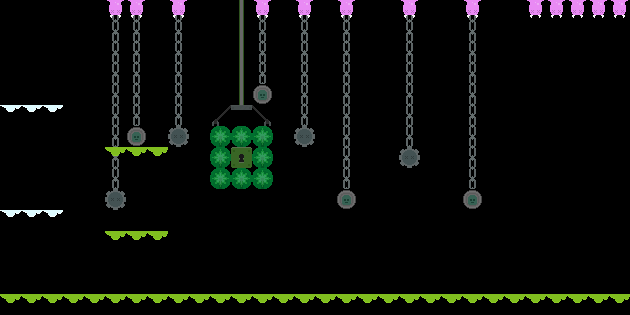

The image is a tile-based game level rendered from a .tmx file. Its description and complete source (layers, tilesets, objects, tile grids) follow:
An orthogonal 30x15 tile map with 21x21 px tiles, 5 tile layers (Capa de patrones 5, Capa de patrones 4, Capa de patrones 3, Capa de patrones 2, ...).

<map version="1.2" tiledversion="1.3.5" orientation="orthogonal" renderorder="right-down" width="30" height="15" tilewidth="21" tileheight="21" infinite="0" nextlayerid="7" nextobjectid="6">
 <tileset firstgid="1" source="../e4-JohnSnow/sprites.tsx" />
 <layer id="5" name="Capa de patrones 5" width="30" height="15" opacity="0.4">
  <data encoding="csv">
0,0,0,0,0,0,0,0,0,0,0,864,0,0,0,0,0,0,0,0,0,0,0,0,0,0,0,0,0,0,
0,0,0,0,0,0,0,0,0,0,0,864,0,0,0,0,0,0,0,0,0,0,0,0,0,0,0,0,0,0,
0,0,0,0,0,0,0,0,0,0,0,864,0,0,0,0,0,0,0,0,0,0,0,0,0,0,0,0,0,0,
0,0,0,0,0,0,0,0,0,0,0,864,0,0,0,0,0,0,0,0,0,0,0,0,0,0,0,0,0,0,
0,0,0,0,0,0,0,0,0,0,0,864,0,0,0,0,0,0,0,0,0,0,0,0,0,0,0,0,0,0,
0,0,0,0,0,0,0,0,0,0,830,801,829,0,0,0,0,0,0,0,0,0,0,0,0,0,0,0,0,0,
0,0,0,0,0,0,0,0,0,0,868,868,868,0,0,0,0,0,0,0,0,0,0,0,0,0,0,0,0,0,
0,0,0,0,0,0,0,0,0,0,868,0,868,0,0,0,0,0,0,0,0,0,0,0,0,0,0,0,0,0,
0,0,0,0,0,0,0,0,0,0,868,868,868,0,0,0,0,0,0,0,0,0,0,0,0,0,0,0,0,0,
0,0,0,0,0,0,0,0,0,0,0,0,0,0,0,0,0,0,0,0,0,0,0,0,0,0,0,0,0,0,
0,0,0,0,0,0,0,0,0,0,0,0,0,0,0,0,0,0,0,0,0,0,0,0,0,0,0,0,0,0,
0,0,0,0,0,0,0,0,0,0,0,0,0,0,0,0,0,0,0,0,0,0,0,0,0,0,0,0,0,0,
0,0,0,0,0,0,0,0,0,0,0,0,0,0,0,0,0,0,0,0,0,0,0,0,0,0,0,0,0,0,
0,0,0,0,0,0,0,0,0,0,0,0,0,0,0,0,0,0,0,0,0,0,0,0,0,0,0,0,0,0,
0,0,0,0,0,0,0,0,0,0,0,0,0,0,0,0,0,0,0,0,0,0,0,0,0,0,0,0,0,0
</data>
 </layer>
 <layer id="4" name="Capa de patrones 4" width="30" height="15" opacity="0.5">
  <data encoding="csv">
0,0,0,0,0,0,0,0,0,0,0,0,0,0,0,0,0,0,0,0,0,0,0,0,0,0,0,0,0,0,
0,0,0,0,0,0,0,0,0,0,0,0,0,0,0,0,0,0,0,0,0,0,0,0,0,0,0,0,0,0,
0,0,0,0,0,0,0,0,0,0,0,0,0,0,0,0,0,0,0,0,0,0,0,0,0,0,0,0,0,0,
0,0,0,0,0,0,0,0,0,0,0,0,0,0,0,0,0,0,0,0,0,0,0,0,0,0,0,0,0,0,
0,0,0,0,0,0,0,0,0,0,0,0,0,0,0,0,0,0,0,0,0,0,0,0,0,0,0,0,0,0,
0,0,0,0,0,0,0,0,0,0,0,0,0,0,0,0,0,0,0,0,0,0,0,0,0,0,0,0,0,0,
0,0,0,0,0,0,0,0,0,0,625,625,625,0,0,0,0,0,0,0,0,0,0,0,0,0,0,0,0,0,
0,0,0,0,0,0,0,0,0,0,625,196,625,0,0,0,0,0,0,0,0,0,0,0,0,0,0,0,0,0,
0,0,0,0,0,0,0,0,0,0,625,625,625,0,0,0,0,0,0,0,0,0,0,0,0,0,0,0,0,0,
0,0,0,0,0,0,0,0,0,0,0,0,0,0,0,0,0,0,0,0,0,0,0,0,0,0,0,0,0,0,
0,0,0,0,0,0,0,0,0,0,0,0,0,0,0,0,0,0,0,0,0,0,0,0,0,0,0,0,0,0,
0,0,0,0,0,0,0,0,0,0,0,0,0,0,0,0,0,0,0,0,0,0,0,0,0,0,0,0,0,0,
0,0,0,0,0,0,0,0,0,0,0,0,0,0,0,0,0,0,0,0,0,0,0,0,0,0,0,0,0,0,
0,0,0,0,0,0,0,0,0,0,0,0,0,0,0,0,0,0,0,0,0,0,0,0,0,0,0,0,0,0,
0,0,0,0,0,0,0,0,0,0,0,0,0,0,0,0,0,0,0,0,0,0,0,0,0,0,0,0,0,0
</data>
 </layer>
 <layer id="3" name="Capa de patrones 3" width="30" height="15" opacity="0.5">
  <data encoding="csv">
0,0,0,0,0,74,0,0,74,0,0,0,0,0,74,0,0,0,0,74,0,0,0,0,0,0,0,0,0,0,
0,0,0,0,0,74,0,0,74,0,0,0,0,0,74,0,0,0,0,74,0,0,0,0,0,0,0,0,0,0,
0,0,0,0,0,74,0,0,74,0,0,0,0,0,74,0,0,0,0,74,0,0,0,0,0,0,0,0,0,0,
0,0,0,0,0,74,0,0,74,0,0,0,0,0,74,0,0,0,0,74,0,0,0,0,0,0,0,0,0,0,
0,0,0,0,0,74,0,0,74,0,0,0,0,0,74,0,0,0,0,74,0,0,0,0,0,0,0,0,0,0,
0,0,0,0,0,74,0,0,74,0,0,0,0,0,74,0,0,0,0,74,0,0,0,0,0,0,0,0,0,0,
0,0,0,0,0,74,0,0,237,0,0,0,0,0,237,0,0,0,0,74,0,0,0,0,0,0,0,0,0,0,
0,0,0,0,0,74,0,0,0,0,0,0,0,0,0,0,0,0,0,237,0,0,0,0,0,0,0,0,0,0,
0,0,0,0,0,74,0,0,0,0,0,0,0,0,0,0,0,0,0,0,0,0,0,0,0,0,0,0,0,0,
0,0,0,0,0,237,0,0,0,0,0,0,0,0,0,0,0,0,0,0,0,0,0,0,0,0,0,0,0,0,
0,0,0,0,0,0,0,0,0,0,0,0,0,0,0,0,0,0,0,0,0,0,0,0,0,0,0,0,0,0,
0,0,0,0,0,0,0,0,0,0,0,0,0,0,0,0,0,0,0,0,0,0,0,0,0,0,0,0,0,0,
0,0,0,0,0,0,0,0,0,0,0,0,0,0,0,0,0,0,0,0,0,0,0,0,0,0,0,0,0,0,
0,0,0,0,0,0,0,0,0,0,0,0,0,0,0,0,0,0,0,0,0,0,0,0,0,0,0,0,0,0,
0,0,0,0,0,0,0,0,0,0,0,0,0,0,0,0,0,0,0,0,0,0,0,0,0,0,0,0,0,0
</data>
 </layer>
 <layer id="2" name="Capa de patrones 2" width="30" height="15" opacity="0.5">
  <data encoding="csv">
0,0,0,0,0,0,74,0,0,0,0,0,74,0,0,0,74,0,0,0,0,0,74,0,0,0,0,0,0,0,
0,0,0,0,0,0,74,0,0,0,0,0,74,0,0,0,74,0,0,0,0,0,74,0,0,0,0,0,0,0,
0,0,0,0,0,0,74,0,0,0,0,0,74,0,0,0,74,0,0,0,0,0,74,0,0,0,0,0,0,0,
0,0,0,0,0,0,74,0,0,0,0,0,74,0,0,0,74,0,0,0,0,0,74,0,0,0,0,0,0,0,
0,0,0,0,0,0,74,0,0,0,0,0,175,0,0,0,74,0,0,0,0,0,74,0,0,0,0,0,0,0,
0,0,0,0,0,0,74,0,0,0,0,0,0,0,0,0,74,0,0,0,0,0,74,0,0,0,0,0,0,0,
0,0,0,0,0,0,175,0,0,0,0,0,0,0,0,0,74,0,0,0,0,0,74,0,0,0,0,0,0,0,
0,0,0,0,0,0,0,0,0,0,0,0,0,0,0,0,74,0,0,0,0,0,74,0,0,0,0,0,0,0,
0,0,0,0,0,0,0,0,0,0,0,0,0,0,0,0,74,0,0,0,0,0,74,0,0,0,0,0,0,0,
0,0,0,0,0,0,0,0,0,0,0,0,0,0,0,0,175,0,0,0,0,0,175,0,0,0,0,0,0,0,
0,0,0,0,0,0,0,0,0,0,0,0,0,0,0,0,0,0,0,0,0,0,0,0,0,0,0,0,0,0,
0,0,0,0,0,0,0,0,0,0,0,0,0,0,0,0,0,0,0,0,0,0,0,0,0,0,0,0,0,0,
0,0,0,0,0,0,0,0,0,0,0,0,0,0,0,0,0,0,0,0,0,0,0,0,0,0,0,0,0,0,
0,0,0,0,0,0,0,0,0,0,0,0,0,0,0,0,0,0,0,0,0,0,0,0,0,0,0,0,0,0,
0,0,0,0,0,0,0,0,0,0,0,0,0,0,0,0,0,0,0,0,0,0,0,0,0,0,0,0,0,0
</data>
 </layer>
 <layer id="1" name="Capa de patrones 1" width="30" height="15">
  <data encoding="csv">
0,0,0,0,0,3221226192,3221226192,0,3221226192,0,0,0,3221226192,0,3221226192,0,3221226192,0,0,3221226192,0,0,3221226192,0,0,3221226192,3221226192,3221226192,3221226192,3221226192,
0,0,0,0,0,0,0,0,0,0,0,0,0,0,0,0,0,0,0,0,0,0,0,0,0,0,0,0,0,0,
0,0,0,0,0,0,0,0,0,0,0,0,0,0,0,0,0,0,0,0,0,0,0,0,0,0,0,0,0,0,
0,0,0,0,0,0,0,0,0,0,0,0,0,0,0,0,0,0,0,0,0,0,0,0,0,0,0,0,0,0,
0,0,0,0,0,0,0,0,0,0,0,0,0,0,0,0,0,0,0,0,0,0,0,0,0,0,0,0,0,0,
3221225520,3221225520,3221225520,0,0,0,0,0,0,0,0,0,0,0,0,0,0,0,0,0,0,0,0,0,0,0,0,0,0,0,
0,0,0,0,0,0,0,0,0,0,0,0,0,0,0,0,0,0,0,0,0,0,0,0,0,0,0,0,0,0,
0,0,0,0,0,3221225519,3221225519,3221225519,0,0,0,0,0,0,0,0,0,0,0,0,0,0,0,0,0,0,0,0,0,0,
0,0,0,0,0,0,0,0,0,0,0,0,0,0,0,0,0,0,0,0,0,0,0,0,0,0,0,0,0,0,
0,0,0,0,0,0,0,0,0,0,0,0,0,0,0,0,0,0,0,0,0,0,0,0,0,0,0,0,0,0,
3221225520,3221225520,3221225520,0,0,0,0,0,0,0,0,0,0,0,0,0,0,0,0,0,0,0,0,0,0,0,0,0,0,0,
0,0,0,0,0,3221225519,3221225519,3221225519,0,0,0,0,0,0,0,0,0,0,0,0,0,0,0,0,0,0,0,0,0,0,
0,0,0,0,0,0,0,0,0,0,0,0,0,0,0,0,0,0,0,0,0,0,0,0,0,0,0,0,0,0,
0,0,0,0,0,0,0,0,0,0,0,0,0,0,0,0,0,0,0,0,0,0,0,0,0,0,0,0,0,0,
3221225519,3221225519,3221225519,3221225519,3221225519,3221225519,3221225519,3221225519,3221225519,3221225519,3221225519,3221225519,3221225519,3221225519,3221225519,3221225519,3221225519,3221225519,3221225519,3221225519,3221225519,3221225519,3221225519,3221225519,3221225519,3221225519,3221225519,3221225519,3221225519,3221225519
</data>
 </layer>
</map>
